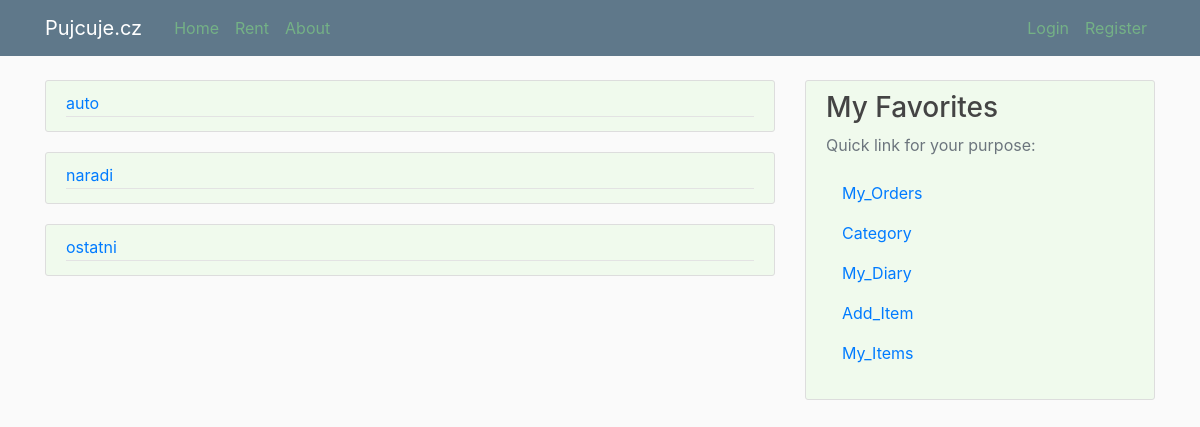
The page /category/ on the database its author committed.
### blog/models.py (models this page shows)
class Category(models.Model):
    title = models.CharField(max_length=100)
    content = models.TextField()

### blog/views.py (the view)
# urls.py: path('category/', blog_views.category, name='category'),
def category(request):
    context = {
        'categories': Category.objects.all()
    }
    return render(request, 'blog/category.html', context)

### blog/templates/blog/category.html (shortened to what this page needs)
{% extends "blog/base.html" %}
{% block content %}
    {% for category in categories %}
        <article class="media content-section">
          <div class="media-body">
            <div class="article-metadata">
              <a class="mr-2" href="{% url 'category-list' category.id %}">{{ category.title }}</a>
            </div>
          </div>
        </article>
    {% endfor %}
{% endblock content %}

### blog/static/blog/main.css (style rules this page uses)
body { background: #fafafa; color: #333333; margin-top: 5rem; }
.content-section { background: #F0FAED; padding: 10px 20px; border: 1px solid #dddddd; border-radius: 3px; margin-bottom: 20px; }
.article-metadata { padding-bottom: 1px; margin-bottom: 4px; border-bottom: 1px solid #e3e3e3 }

### rows shown on the page
Category: title "auto"
Category: title "naradi"
Category: title "ostatni"
